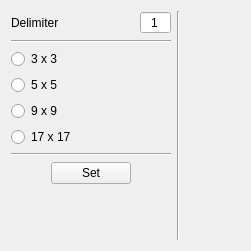
<?xml version="1.0" encoding="UTF-8"?>
<ui version="4.0">
 <class>MatrixWindow</class>
 <widget class="QWidget" name="MatrixWindow">
  <property name="geometry">
   <rect>
    <x>0</x>
    <y>0</y>
    <width>251</width>
    <height>251</height>
   </rect>
  </property>
  <property name="sizePolicy">
   <sizepolicy hsizetype="Minimum" vsizetype="Minimum">
    <horstretch>0</horstretch>
    <verstretch>0</verstretch>
   </sizepolicy>
  </property>
  <property name="windowTitle">
   <string>Kernel matrix</string>
  </property>
  <layout class="QHBoxLayout" name="horizontalLayout_4">
   <item>
    <layout class="QHBoxLayout" name="horizontalLayout">
     <item>
      <layout class="QVBoxLayout" name="verticalLayout">
       <item>
        <layout class="QHBoxLayout" name="horizontalLayout_3">
         <item>
          <widget class="QLabel" name="label">
           <property name="text">
            <string>Delimiter</string>
           </property>
          </widget>
         </item>
         <item>
          <spacer name="horizontalSpacer">
           <property name="orientation">
            <enum>Qt::Horizontal</enum>
           </property>
           <property name="sizeHint" stdset="0">
            <size>
             <width>40</width>
             <height>20</height>
            </size>
           </property>
          </spacer>
         </item>
         <item>
          <widget class="QSpinBox" name="spinBox">
           <property name="alignment">
            <set>Qt::AlignCenter</set>
           </property>
           <property name="buttonSymbols">
            <enum>QAbstractSpinBox::NoButtons</enum>
           </property>
           <property name="minimum">
            <number>1</number>
           </property>
           <property name="maximum">
            <number>300</number>
           </property>
           <property name="value">
            <number>1</number>
           </property>
          </widget>
         </item>
        </layout>
       </item>
       <item>
        <widget class="Line" name="line_2">
         <property name="orientation">
          <enum>Qt::Horizontal</enum>
         </property>
        </widget>
       </item>
       <item>
        <widget class="QRadioButton" name="radioButton3x3">
         <property name="text">
          <string>3 x 3</string>
         </property>
        </widget>
       </item>
       <item>
        <widget class="QRadioButton" name="radioButton5x5">
         <property name="text">
          <string>5 x 5</string>
         </property>
        </widget>
       </item>
       <item>
        <widget class="QRadioButton" name="radioButton9x9">
         <property name="text">
          <string>9 x 9</string>
         </property>
        </widget>
       </item>
       <item>
        <widget class="QRadioButton" name="radioButton17x17">
         <property name="text">
          <string>17 x 17</string>
         </property>
        </widget>
       </item>
       <item>
        <widget class="Line" name="line_3">
         <property name="orientation">
          <enum>Qt::Horizontal</enum>
         </property>
        </widget>
       </item>
       <item>
        <layout class="QHBoxLayout" name="horizontalLayout_2">
         <item>
          <spacer name="horizontalSpacer_2">
           <property name="orientation">
            <enum>Qt::Horizontal</enum>
           </property>
           <property name="sizeHint" stdset="0">
            <size>
             <width>40</width>
             <height>20</height>
            </size>
           </property>
          </spacer>
         </item>
         <item>
          <widget class="QPushButton" name="pushButton">
           <property name="text">
            <string>Set</string>
           </property>
          </widget>
         </item>
         <item>
          <spacer name="horizontalSpacer_3">
           <property name="orientation">
            <enum>Qt::Horizontal</enum>
           </property>
           <property name="sizeHint" stdset="0">
            <size>
             <width>40</width>
             <height>20</height>
            </size>
           </property>
          </spacer>
         </item>
        </layout>
       </item>
       <item>
        <spacer name="verticalSpacer">
         <property name="orientation">
          <enum>Qt::Vertical</enum>
         </property>
         <property name="sizeHint" stdset="0">
          <size>
           <width>20</width>
           <height>40</height>
          </size>
         </property>
        </spacer>
       </item>
      </layout>
     </item>
     <item>
      <widget class="Line" name="line">
       <property name="orientation">
        <enum>Qt::Vertical</enum>
       </property>
      </widget>
     </item>
     <item>
      <spacer name="horizontalSpacer_4">
       <property name="orientation">
        <enum>Qt::Horizontal</enum>
       </property>
       <property name="sizeHint" stdset="0">
        <size>
         <width>40</width>
         <height>20</height>
        </size>
       </property>
      </spacer>
     </item>
    </layout>
   </item>
  </layout>
 </widget>
 <resources/>
 <connections/>
</ui>
